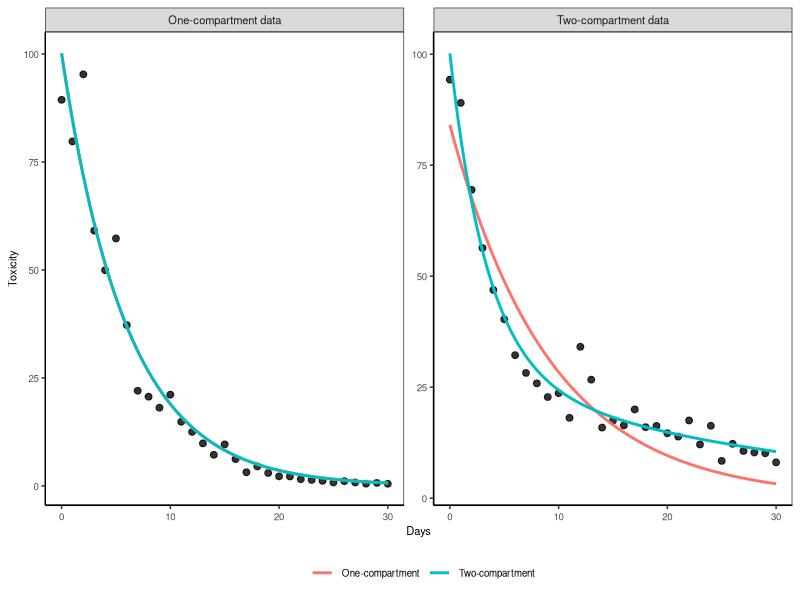

Recreate this plot in R. (Note: this script raises an error after producing the figure.)

# Clear workspace
rm(list = ls())

# Setup
################################################################################

# Packages
library(tidyverse)
library(minpack.lm)   # for nlsLM (more robust than nls)

# Directories
plotdir <- "figures"


# 1) Simulate data
################################################################################

# Set seed
set.seed(123)

# Time grid (days)
t <- 0:30

# One-compartment truth: C(t) = C0 * exp(-k * t)
C0_1 <- 100
k1_true <- 0.18
y1_true <- C0_1 * exp(-k1_true * t)

# Two-compartment truth: C(t) = A*exp(-k_fast*t) + B*exp(-k_slow*t)
A_true  <- 60
B_true  <- 40
k_fast  <- 0.50
k_slow  <- 0.05
y2_true <- A_true * exp(-k_fast * t) + B_true * exp(-k_slow * t)

# Add multiplicative log-normal noise (keeps values positive)
# (~ 15% CV)
noise_sd <- 0.2
y1_obs <- y1_true * exp(rnorm(length(t), mean = 0, sd = noise_sd))
y2_obs <- y2_true * exp(rnorm(length(t), mean = 0, sd = noise_sd))

dat <- bind_rows(
  tibble(dataset = "One-compartment data", t = t, y = y1_obs),
  tibble(dataset = "Two-compartment data", t = t, y = y2_obs)
)


# 2) Model fitting helper functions
################################################################################

# One-compartment model: y = C0 * exp(-k * t)
fit_one_comp <- function(df) {
  start_C0 <- max(df$y)              # sensible start
  start_k  <- 0.2
  nlsLM(
    y ~ C0 * exp(-k * t),
    data  = df,
    start = list(C0 = start_C0, k = start_k),
    lower = c(0, 1e-8)
  )
}

# Two-compartment model: y = A*exp(-k1*t) + B*exp(-k2*t)
fit_two_comp <- function(df) {
  # starts: split initial value + distinct rates
  start_A  <- 0.6 * df$y[df$t == min(df$t)][1]
  start_B  <- 0.4 * df$y[df$t == min(df$t)][1]
  start_k1 <- 0.4     # "fast"
  start_k2 <- 0.05    # "slow"
  nlsLM(
    y ~ A * exp(-k1 * t) + B * exp(-k2 * t),
    data  = df,
    start = list(A = start_A, B = start_B, k1 = start_k1, k2 = start_k2),
    lower = c(0, 0, 1e-8, 1e-8)
  )
}

# AICc (Gaussian error) from RSS and p
# k = p + 1 to account for residual variance
aicc_from_fit <- function(fit, n) {
  p   <- length(coef(fit))
  k   <- p + 1
  RSS <- sum(resid(fit)^2)
  # AIC without constants (constants cancel in comparisons)
  AIC_val  <- n * log(RSS / n) + 2 * k
  AICc_val <- AIC_val + (2 * k * (k + 1)) / (max(n - k - 1, 1e-8))
  tibble(p = p, k = k, RSS = RSS, AIC = AIC_val, AICc = AICc_val)
}

# Safe fit wrapper (returns NULL on failure)
safe_fit <- function(f, df) {
  tryCatch(f(df), error = function(e) NULL)
}


# 3) Fit both models to each dataset & compare by AICc
################################################################################

fits <- dat %>%
  dplyr::group_by(dataset) %>%
  dplyr::group_map(~{
    df <- .x
    label <- .y$dataset[[1]]  # <- use .y, not df$dataset
    
    fit1 <- safe_fit(fit_one_comp, df)
    fit2 <- safe_fit(fit_two_comp, df)
    
    out <- dplyr::bind_rows(
      if (!is.null(fit1)) aicc_from_fit(fit1, n = nrow(df)) %>%
        dplyr::mutate(dataset = label, model = "One-compartment"),
      if (!is.null(fit2)) aicc_from_fit(fit2, n = nrow(df)) %>%
        dplyr::mutate(dataset = label, model = "Two-compartment")
    )
    
    out
  }) %>%
  list_rbind() %>%
  dplyr::group_by(dataset) %>%
  dplyr::mutate(
    dAICc = AICc - min(AICc),
    weight = exp(-0.5 * dAICc) / sum(exp(-0.5 * dAICc))
  ) %>%
  dplyr::ungroup()

print(dplyr::arrange(fits, dataset, AICc))


# 4) Predictions for plotting
################################################################################

# Refit (to keep the objects for predict()), then create a tidy grid
pred_grid <- tibble(t = seq(min(t), max(t), length.out = 300))

preds <- dat %>%
  group_by(dataset) %>%
  group_modify(~{
    df <- .x
    # fit both models
    fit1 <- safe_fit(fit_one_comp, df)
    fit2 <- safe_fit(fit_two_comp, df)
    
    # predictions (if fit exists)
    p1 <- if (!is.null(fit1)) {
      tibble(t = pred_grid$t,
             fit = as.numeric(predict(fit1, newdata = pred_grid)),
             model = "One-compartment")
    } else tibble()
    
    p2 <- if (!is.null(fit2)) {
      tibble(t = pred_grid$t,
             fit = as.numeric(predict(fit2, newdata = pred_grid)),
             model = "Two-compartment")
    } else tibble()
    
    bind_rows(p1, p2)
  }) %>%
  ungroup()


# 5) Plot: data + both model fits, faceted by dataset
################################################################################

# Theme
base_theme <- theme(axis.text=element_text(size=7),
                    axis.title=element_text(size=8),
                    legend.text=element_text(size=7),
                    legend.title=element_text(size=8),
                    strip.text = element_text(size=8),
                    plot.tag=element_text(size=9),
                    # Gridlines
                    panel.grid.major = element_blank(), 
                    panel.grid.minor = element_blank(),
                    panel.background = element_blank(), 
                    axis.line = element_line(colour = "black"),
                    # Legend
                    legend.key = element_rect(fill = NA, color=NA),
                    legend.background = element_rect(fill=alpha('blue', 0)))

# Plot data
g <- ggplot(dat, aes(x = t, y = y)) +
  # Facet
  facet_wrap(~ dataset, scales = "free_y") +
  # Data
  geom_point(size = 2, alpha = 0.8) +
  # Fit
  geom_line(data = preds, aes(y = fit, color = model), linewidth = 1) +
  # Labels
  labs(x = "Days",
       y = "Toxicity",
       color = "") +
  # Theme
  theme_bw() + base_theme +
  theme(legend.position = "bottom")
g

# Export
ggsave(g, filename=file.path(plotdir, "FigS3_one_vs_two_compartments.png"), 
       width=6.5, height=4.0, units="in", dpi=600)
